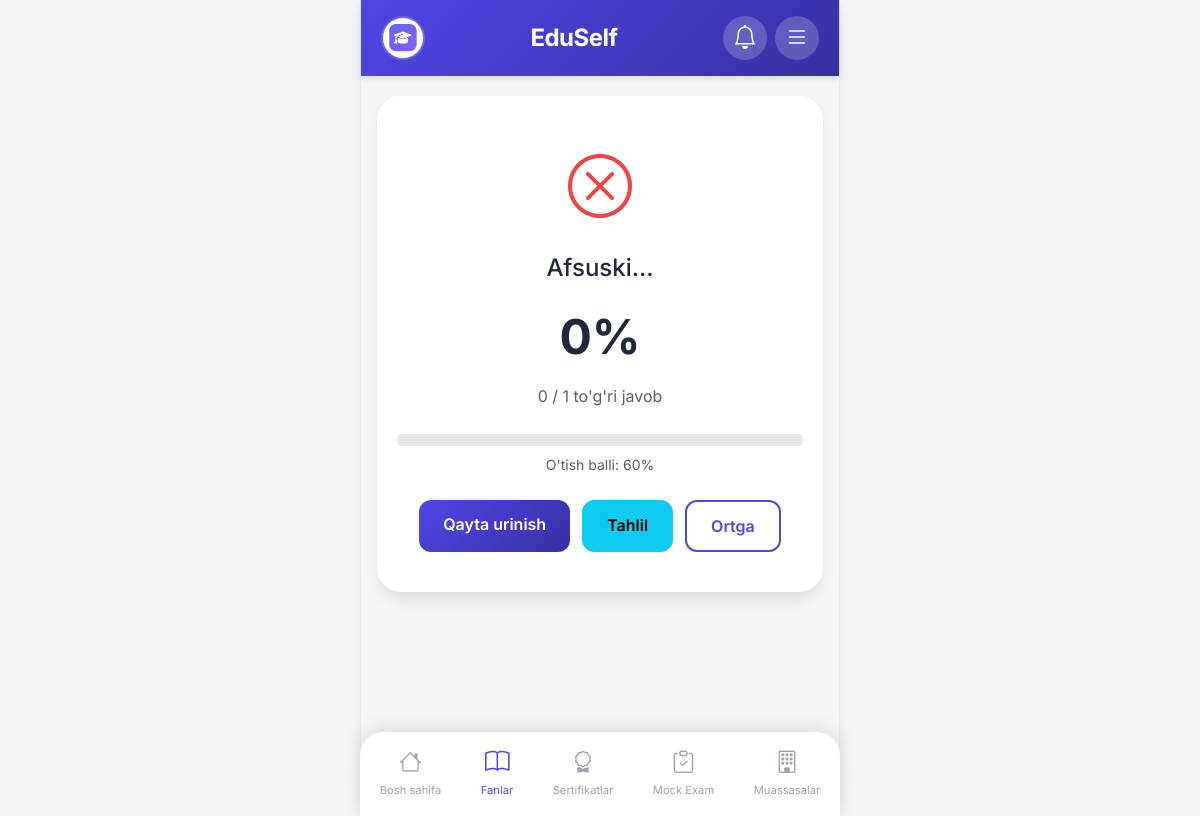
Page /tests/1/result/ (signed in) on the committed database.
### accounts/models.py (models this page shows, shortened)
class User(AbstractUser):
    email = models.EmailField(unique=True)
    profile_image = models.ImageField(upload_to='profiles/', blank=True, null=True)
    bio = models.TextField(blank=True)
    created_at = models.DateTimeField(auto_now_add=True)
    updated_at = models.DateTimeField(auto_now=True)

### core/models.py (models this page shows, shortened)
class TestResult(models.Model):
    user = models.ForeignKey(settings.AUTH_USER_MODEL, on_delete=models.CASCADE, related_name='test_results')
    test = models.ForeignKey(Test, on_delete=models.CASCADE, related_name='results')
    score = models.PositiveIntegerField(default=0)
    total_questions = models.PositiveIntegerField(default=0)
    correct_answers = models.PositiveIntegerField(default=0)
    passed = models.BooleanField(default=False)
    time_taken = models.PositiveIntegerField(default=0)
    user_answers = models.JSONField(default=dict, blank=True, verbose_name="Foydalanuvchi javoblari")
    completed_at = models.DateTimeField(auto_now_add=True)
    class Meta:
        ordering = ['-completed_at']
        verbose_name = "Test natijasi"
        verbose_name_plural = "Test natijalari"

class Test(models.Model):
    topic = models.ForeignKey(Topic, on_delete=models.CASCADE, related_name='tests', verbose_name="Mavzu")
    title = models.CharField(max_length=200, verbose_name="Test nomi")
    description = models.TextField(blank=True, verbose_name="Tavsif")
    time_limit = models.PositiveIntegerField(default=30, verbose_name="Vaqt limiti (daqiqa)")
    passing_score = models.PositiveIntegerField(default=60, verbose_name="O'tish balli (%)")
    is_active = models.BooleanField(default=True, verbose_name="Faol")
    created_at = models.DateTimeField(auto_now_add=True)
    class Meta:
        ordering = ['-created_at']
        verbose_name = "Test"
        verbose_name_plural = "Testlar"

### core/views.py (the view)
# urls.py: path('tests/<int:pk>/result/', views.test_result_view, name='test_result'),
@login_required
def test_result_view(request, pk):
    test = get_object_or_404(Test, pk=pk)
    result = TestResult.objects.filter(user=request.user, test=test).order_by('-completed_at').first()
    return render(request, 'core/test_result.html', {'test': test, 'result': result})

### core/context_processors.py (called while the page is built)
def site_settings(request):
    try:
        settings = SiteSettings.objects.first()
    except:
        settings = None
    return {'site_settings': settings}

def notifications(request):
    if request.user.is_authenticated:
        user_notifications = Notification.objects.filter(
            user=request.user,
            is_read=False
        )
        global_notifications = Notification.objects.filter(
            is_global=True,
            is_read=False
        )
        all_notifications = (user_notifications | global_notifications).distinct().order_by('-created_at')[:10]
        unread_count = all_notifications.count()
    else:
        all_notifications = []
        unread_count = 0
    return {
        'notifications': all_notifications,
        'unread_notifications_count': unread_count
    }

### templates/core/test_result.html (shortened to what this page needs)
{% extends 'base.html' %}
{% block content %}
{% if result %}
<div class="result-card">
    <div class="result-icon {% if result.passed %}success{% else %}fail{% endif %}">
        <i class="bi {% if result.passed %}bi-check-circle{% else %}bi-x-circle{% endif %}"></i>
    </div>
    <h4 class="mb-3">{% if result.passed %}Tabriklaymiz!{% else %}Afsuski...{% endif %}</h4>
    <div class="result-score">{{ result.score }}%</div>
    <p class="text-muted mt-2">{{ result.correct_answers }} / {{ result.total_questions }} to'g'ri javob</p>
    <div class="progress mt-4" style="height: 12px;">
    </div>
    <p class="small text-muted mt-2">O'tish balli: {{ test.passing_score }}%</p>
    <div class="result-buttons">
        <a href="{% url 'core:take_test' test.pk %}" class="btn btn-primary">Qayta urinish</a>
        <a href="{% url 'core:test_analysis' test.pk %}" class="btn btn-info">Tahlil</a>
        <a href="{% url 'core:topic_detail' test.topic.pk %}" class="btn btn-outline-primary">Ortga</a>
    </div>
</div>
{% else %}
<div class="empty-state">
    <i class="bi bi-file-text"></i>
    <p>Natija topilmadi</p>
    <a href="{% url 'core:take_test' test.pk %}" class="btn btn-primary">Testni boshlash</a>
</div>
{% endif %}
{% endblock %}

### templates/base.html (shortened to what this page needs)
<!DOCTYPE html>
<html lang="uz">
<head>
    {% load static %}
    <link href="https://cdn.jsdelivr.net/npm/bootstrap@5.3.2/dist/css/bootstrap.min.css" rel="stylesheet">
    <link rel="stylesheet" href="https://cdn.jsdelivr.net/npm/bootstrap-icons@1.11.1/font/bootstrap-icons.css">
    <link rel="stylesheet" href="{% static 'css/style.css' %}">
</head>
<body>
    <div class="app-container">
        <header class="app-header">
            <div class="header-left">
                {% if user.is_authenticated %}
                <a href="{% url 'accounts:profile' %}" class="profile-btn">
                    {% if user.profile_image %}
                    <img src="{{ user.profile_image.url }}" alt="Profile" class="profile-img">
                    {% else %}
                    <i class="bi bi-person-circle"></i>
                    {% endif %}
                </a>
                {% else %}
                <a href="{% url 'accounts:login' %}" class="profile-btn">
                    <i class="bi bi-person-circle"></i>
                </a>
                {% endif %}
            </div>
            <div class="header-center">
                <a href="{% url 'core:home' %}" class="logo-text">EduSelf</a>
            </div>
            <div class="header-right">
                {% if user.is_authenticated %}
                <button class="notification-btn" type="button" data-bs-toggle="offcanvas" data-bs-target="#notificationMenu">
                    <i class="bi bi-bell"></i>
                </button>
                {% endif %}
                <button class="menu-btn" type="button" data-bs-toggle="offcanvas" data-bs-target="#sideMenu">
                    <i class="bi bi-list"></i>
                </button>
            </div>
        </header>
        <main class="app-content">
            {% block content %}{% endblock %}
        </main>
        <nav class="bottom-nav">
            <a href="{% url 'core:home' %}" class="nav-item {% if request.resolver_match.url_name == 'home' %}active{% endif %}">
                <i class="bi bi-house"></i>
                <span>Bosh sahifa</span>
            </a>
            <a href="{% url 'core:subjects' %}" class="nav-item {% if 'subjects' in request.path or 'topics' in request.path or 'tests' in request.path %}active{% endif %}">
                <i class="bi bi-book"></i>
                <span>Fanlar</span>
            </a>
            <a href="{% url 'core:certificates' %}" class="nav-item {% if 'certificates' in request.path or 'cert' in request.path %}active{% endif %}">
                <i class="bi bi-award"></i>
                <span>Sertifikatlar</span>
            </a>
            <a href="{% url 'core:mock_exams' %}" class="nav-item {% if 'mock' in request.path %}active{% endif %}">
                <i class="bi bi-clipboard-check"></i>
                <span>Mock Exam</span>
            </a>
            <a href="{% url 'core:institutions' %}" class="nav-item {% if 'institutions' in request.path %}active{% endif %}">
                <i class="bi bi-building"></i>
                <span>Muassasalar</span>
            </a>
        </nav>
    </div>
</body>
</html>

### static/css/style.css (style rules this page uses)
:root { --primary-color: #4F46E5; --primary-light: #818CF8; --primary-dark: #3730A3; --secondary-color: #10B981; --accent-color: #F59E0B; --danger-color: #EF4444; --background-color: #F3F4F6; --card-bg: #FFFFFF; --text-primary: #1F2937; --text-secondary: #6B7280; --text-muted: #9CA3AF; --border-color: #E5E7EB; --shadow-sm: 0 1px 2px 0 rgba(0, 0, 0, 0.05); --shadow-md: 0 4px 6px -1px rgba(0, 0, 0, 0.1); --shadow-lg: 0 10px 15px -3px rgba(0, 0, 0, 0.1); --radius-sm: 8px; --radius-md: 12px; --radius-lg: 16px; --radius-xl: 24px; }
* { margin: 0; padding: 0; box-sizing: border-box; }
body { font-family: 'Inter', -apple-system, BlinkMacSystemFont, sans-serif; background-color: var(--background-color); color: var(--text-primary); line-height: 1.6; -webkit-font-smoothing: antialiased; }
.app-container { max-width: 480px; margin: 0 auto; min-height: 100vh; background-color: var(--background-color); position: relative; padding-bottom: 80px; }
.app-header { position: sticky; top: 0; z-index: 100; background: linear-gradient(135deg, var(--primary-color) 0%, var(--primary-dark) 100%); padding: 16px 20px; display: flex; justify-content: space-between; align-items: center; box-shadow: var(--shadow-md); }
.header-left { width: 44px; }
.header-right { display: flex; gap: 8px; align-items: center; }
.profile-btn, .menu-btn, .notification-btn { width: 44px; height: 44px; border-radius: 50%; background: rgba(255, 255, 255, 0.2); border: none; display: flex; align-items: center; justify-content: center; color: white; font-size: 1.5rem; text-decoration: none; transition: all 0.3s ease; position: relative; }
.profile-img { width: 40px; height: 40px; border-radius: 50%; object-fit: cover; }
.logo-text { font-size: 1.5rem; font-weight: 700; color: white; text-decoration: none; letter-spacing: -0.5px; }
.app-content { padding: 20px 16px 20px 16px; min-height: calc(100vh - 140px); }
.bottom-nav { position: fixed; bottom: 0; left: 50%; transform: translateX(-50%); width: 100%; max-width: 480px; background: white; display: flex; justify-content: space-around; padding: 8px 0 12px; box-shadow: 0 -4px 20px rgba(0, 0, 0, 0.1); border-radius: 24px 24px 0 0; z-index: 100; }
.nav-item { display: flex; flex-direction: column; align-items: center; text-decoration: none; color: var(--text-muted); font-size: 0.7rem; padding: 4px 8px; transition: all 0.3s ease; }
.nav-item i { font-size: 1.4rem; margin-bottom: 2px; }
.nav-item.active { color: var(--primary-color); }
.nav-item.active i { transform: scale(1.1); }
.btn { border-radius: var(--radius-md); padding: 12px 24px; font-weight: 600; transition: all 0.3s ease; }
.btn-primary { background: linear-gradient(135deg, var(--primary-color) 0%, var(--primary-dark) 100%); border: none; }
.btn-outline-primary { border: 2px solid var(--primary-color); color: var(--primary-color); }
.progress { height: 8px; border-radius: 4px; background: var(--border-color); }
.result-card { text-align: center; padding: 40px 20px; background: white; border-radius: var(--radius-xl); box-shadow: var(--shadow-lg); }
.result-icon { font-size: 4rem; margin-bottom: 16px; }
.result-icon.fail { color: var(--danger-color); }
.result-score { font-size: 3rem; font-weight: 700; color: var(--text-primary); }
@media (min-width: 481px) { .app-container { border-left: 1px solid var(--border-color); border-right: 1px solid var(--border-color); box-shadow: var(--shadow-lg); } }
.result-buttons { display: flex; flex-direction: column; gap: 12px; margin-top: 24px; }
.result-buttons .btn { width: 100%; margin: 0 !important; }
@media (min-width: 576px) { .result-buttons { flex-direction: row; justify-content: center; } }
@media (min-width: 576px) { .result-buttons .btn { width: auto; flex: 0 1 auto; } }

### rows in the picture
User: profile_image (picture)
TestResult: score "0", correct_answers "0", total_questions "1"
Test: passing_score "60"
